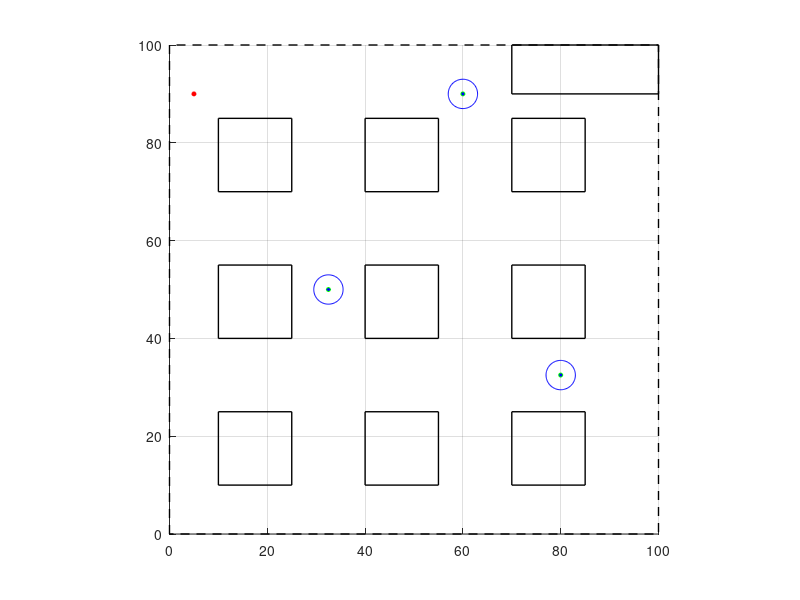

This figure's MATLAB source:

xStarT = 5;   
yStarT = 90; 
phiStarT = 0;

xTarget1 = 60;
yTarget1 = 90;
phiTarget1 = 0;

xTarget2 = 32.5;
yTarget2 = 50;
phiTarget2 = 3*pi/2;

xTarget3 = 80;
yTarget3 = 32.5;
phiTarget3 = pi/2;

list = linspace(10, 85, 6);
thresh = 3;

for i = 1:3
    for j = 1:3
        num = j+(i-1)*3;
        obstacles(num).xv = [list(2*j-1); list(2*j); list(2*j); list(2*j-1); list(2*j-1)];
        obstacles(num).yv = [list(2*i-1); list(2*i-1); list(2*i); list(2*i); list(2*i-1)];
    end
end

obstacles(10).xv = [70; 100; 100; 70; 70];
obstacles(10).yv = [90; 90; 100; 100; 90];

figure;hold on; grid on
set(gcf, 'Position', get(0, 'Screensize'))    
axis equal
axis([0,100,0,100]);
% plot the boundary
plot([0,0,100,100,0],[0,100,100,0,0],'k--','LineWidth',1);


% plot the obstacles
for i=1:length(obstacles)
    plot(obstacles(i).xv,obstacles(i).yv,'k','LineWidth',1);
end

% plot the starting point
plot(xStarT, yStarT, 'ro', 'MarkerSize',3, 'MarkerFaceColor','r');

% Plot the target points and target regions 
th = 0:pi/50:2*pi;

plot(xTarget1, yTarget1, 'go', 'MarkerSize',3, 'MarkerFaceColor','b');
plot(xTarget2, yTarget2, 'go', 'MarkerSize',3, 'MarkerFaceColor','b');
plot(xTarget3, yTarget3, 'go', 'MarkerSize',3, 'MarkerFaceColor','b');

xcircle1 = thresh * cos(th) + xTarget1;
ycircle1 = thresh * sin(th) + yTarget1;
h = plot(xcircle1, ycircle1, 'Color','b');

xcircle2 = thresh * cos(th) + xTarget2;
ycircle2 = thresh * sin(th) + yTarget2;
h = plot(xcircle2, ycircle2, 'Color','b');


xcircle3 = thresh * cos(th) + xTarget3;
ycircle3 = thresh * sin(th) + yTarget3;
h = plot(xcircle3, ycircle3, 'Color','b');
